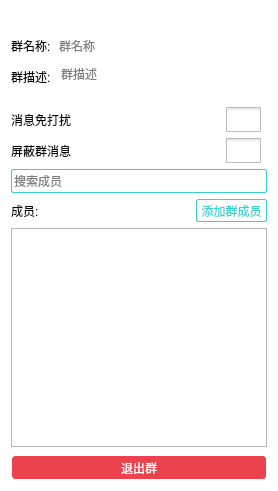
<?xml version="1.0" encoding="UTF-8"?>
<ui version="4.0">
 <class>GroupInfoWidget</class>
 <widget class="QWidget" name="GroupInfoWidget">
  <property name="enabled">
   <bool>true</bool>
  </property>
  <property name="geometry">
   <rect>
    <x>0</x>
    <y>0</y>
    <width>278</width>
    <height>491</height>
   </rect>
  </property>
  <property name="focusPolicy">
   <enum>Qt::ClickFocus</enum>
  </property>
  <property name="windowTitle">
   <string>GroupInfoWidget</string>
  </property>
  <property name="styleSheet">
   <string notr="true">QWidget {
    font-family: &quot;微软雅黑&quot;;
}

#GroupInfoWidget
{
	 background-color: rgb(255, 255, 255);
}

QLineEdit,QTextEdit {
  border:none;
}

#lineEditGroupName:focus  ,#textEditGroupDesc:focus,#lineEditSearch
{
  	color: rgb(0, 0, 0);
    background-color: rgba(0, 0, 0, 0);
	min-height:22px;
	border:1px solid rgb(57, 209, 206);
	border-radius:2px;
}

QLabel {
    color: rgb(0, 0, 0);
}


#labelNickName {
    color: rgb(0, 0, 0);
}

#btnClose
{
	border:none;
	image: url(:/image/resource/弹窗 关闭.png);
}

#btnAddMember
{
	min-height:18px;
	color:rgb(57, 209, 206);
	border:1px solid rgb(57, 209, 206);
	border-radius:2px;
}

#btnAddMember:hover
{
	border:1px solid rgb(65, 240, 235);
	background-color: rgb(255, 255, 255);
}

#btnQuitGroup
{
	min-height:20px;
	color:rgb(255, 255, 255);
	border:1px solid white;
	border-radius:4px;
	background-color: rgb(235,66,77);
}
#btnQuitGroup:hover
{
	background-color: rgb(245, 110, 113);
}


 QCheckBox {
      
  }

  QCheckBox::indicator {
     height:25px;
      width:35px;
  }

  QCheckBox::indicator:unchecked {
     
	image: url(:/image/resource/关.png);
  }


  QCheckBox::indicator:checked {
      
	image: url(:/image/resource/开.png);
  }

 

 
 </string>
  </property>
  <layout class="QVBoxLayout" name="verticalLayout">
   <item>
    <layout class="QHBoxLayout" name="horizontalLayout_4">
     <item>
      <spacer name="horizontalSpacer_2">
       <property name="orientation">
        <enum>Qt::Horizontal</enum>
       </property>
       <property name="sizeHint" stdset="0">
        <size>
         <width>40</width>
         <height>20</height>
        </size>
       </property>
      </spacer>
     </item>
     <item>
      <widget class="QToolButton" name="btnClose">
       <property name="text">
        <string/>
       </property>
      </widget>
     </item>
    </layout>
   </item>
   <item>
    <layout class="QFormLayout" name="formLayout">
     <item row="0" column="0">
      <widget class="QLabel" name="label">
       <property name="text">
        <string>群名称:</string>
       </property>
      </widget>
     </item>
     <item row="0" column="1">
      <widget class="QLineEdit" name="lineEditGroupName">
       <property name="text">
        <string/>
       </property>
       <property name="placeholderText">
        <string>群名称</string>
       </property>
      </widget>
     </item>
     <item row="1" column="0">
      <widget class="QLabel" name="label_2">
       <property name="text">
        <string>群描述:</string>
       </property>
      </widget>
     </item>
     <item row="1" column="1">
      <widget class="QTextEdit" name="textEditGroupDesc">
       <property name="enabled">
        <bool>true</bool>
       </property>
       <property name="sizePolicy">
        <sizepolicy hsizetype="Expanding" vsizetype="Preferred">
         <horstretch>0</horstretch>
         <verstretch>0</verstretch>
        </sizepolicy>
       </property>
       <property name="maximumSize">
        <size>
         <width>16777215</width>
         <height>40</height>
        </size>
       </property>
       <property name="verticalScrollBarPolicy">
        <enum>Qt::ScrollBarAlwaysOff</enum>
       </property>
       <property name="horizontalScrollBarPolicy">
        <enum>Qt::ScrollBarAlwaysOff</enum>
       </property>
       <property name="html">
        <string>&lt;!DOCTYPE HTML PUBLIC &quot;-//W3C//DTD HTML 4.0//EN&quot; &quot;http://www.w3.org/TR/REC-html40/strict.dtd&quot;&gt;
&lt;html&gt;&lt;head&gt;&lt;meta name=&quot;qrichtext&quot; content=&quot;1&quot; /&gt;&lt;style type=&quot;text/css&quot;&gt;
p, li { white-space: pre-wrap; }
&lt;/style&gt;&lt;/head&gt;&lt;body style=&quot; font-family:'微软雅黑'; font-size:9pt; font-weight:400; font-style:normal;&quot;&gt;
&lt;p style=&quot;-qt-paragraph-type:empty; margin-top:0px; margin-bottom:0px; margin-left:0px; margin-right:0px; -qt-block-indent:0; text-indent:0px;&quot;&gt;&lt;br /&gt;&lt;/p&gt;&lt;/body&gt;&lt;/html&gt;</string>
       </property>
       <property name="placeholderText">
        <string>群描述</string>
       </property>
      </widget>
     </item>
    </layout>
   </item>
   <item>
    <layout class="QHBoxLayout" name="horizontalLayout">
     <item>
      <widget class="QLabel" name="label_3">
       <property name="text">
        <string>消息免打扰</string>
       </property>
      </widget>
     </item>
     <item>
      <spacer name="horizontalSpacer_3">
       <property name="orientation">
        <enum>Qt::Horizontal</enum>
       </property>
       <property name="sizeHint" stdset="0">
        <size>
         <width>40</width>
         <height>20</height>
        </size>
       </property>
      </spacer>
     </item>
     <item>
      <widget class="QCheckBox" name="checkBoxNoDis">
       <property name="text">
        <string/>
       </property>
      </widget>
     </item>
    </layout>
   </item>
   <item>
    <layout class="QHBoxLayout" name="horizontalLayout_2">
     <item>
      <widget class="QLabel" name="label_4">
       <property name="text">
        <string>屏蔽群消息</string>
       </property>
      </widget>
     </item>
     <item>
      <spacer name="horizontalSpacer_4">
       <property name="orientation">
        <enum>Qt::Horizontal</enum>
       </property>
       <property name="sizeHint" stdset="0">
        <size>
         <width>40</width>
         <height>20</height>
        </size>
       </property>
      </spacer>
     </item>
     <item>
      <widget class="QCheckBox" name="checkBoxShield">
       <property name="text">
        <string/>
       </property>
      </widget>
     </item>
    </layout>
   </item>
   <item>
    <widget class="QLineEdit" name="lineEditSearch">
     <property name="placeholderText">
      <string>搜索成员</string>
     </property>
     <property name="clearButtonEnabled">
      <bool>true</bool>
     </property>
    </widget>
   </item>
   <item>
    <layout class="QHBoxLayout" name="horizontalLayout_3">
     <item>
      <widget class="QLabel" name="labelMemberCount">
       <property name="text">
        <string>成员:</string>
       </property>
      </widget>
     </item>
     <item>
      <spacer name="horizontalSpacer">
       <property name="orientation">
        <enum>Qt::Horizontal</enum>
       </property>
       <property name="sizeHint" stdset="0">
        <size>
         <width>40</width>
         <height>20</height>
        </size>
       </property>
      </spacer>
     </item>
     <item>
      <widget class="QToolButton" name="btnAddMember">
       <property name="text">
        <string>添加群成员</string>
       </property>
      </widget>
     </item>
    </layout>
   </item>
   <item>
    <widget class="QListView" name="listView">
     <property name="sizePolicy">
      <sizepolicy hsizetype="Expanding" vsizetype="MinimumExpanding">
       <horstretch>0</horstretch>
       <verstretch>0</verstretch>
      </sizepolicy>
     </property>
     <property name="editTriggers">
      <set>QAbstractItemView::NoEditTriggers</set>
     </property>
    </widget>
   </item>
   <item>
    <layout class="QHBoxLayout" name="horizontalLayout_5">
     <property name="topMargin">
      <number>2</number>
     </property>
     <item>
      <widget class="QToolButton" name="btnQuitGroup">
       <property name="sizePolicy">
        <sizepolicy hsizetype="Preferred" vsizetype="Fixed">
         <horstretch>0</horstretch>
         <verstretch>0</verstretch>
        </sizepolicy>
       </property>
       <property name="text">
        <string>退出群</string>
       </property>
      </widget>
     </item>
    </layout>
   </item>
  </layout>
 </widget>
 <layoutdefault spacing="6" margin="11"/>
 <resources>
  <include location="Resource.qrc"/>
 </resources>
 <connections/>
</ui>
